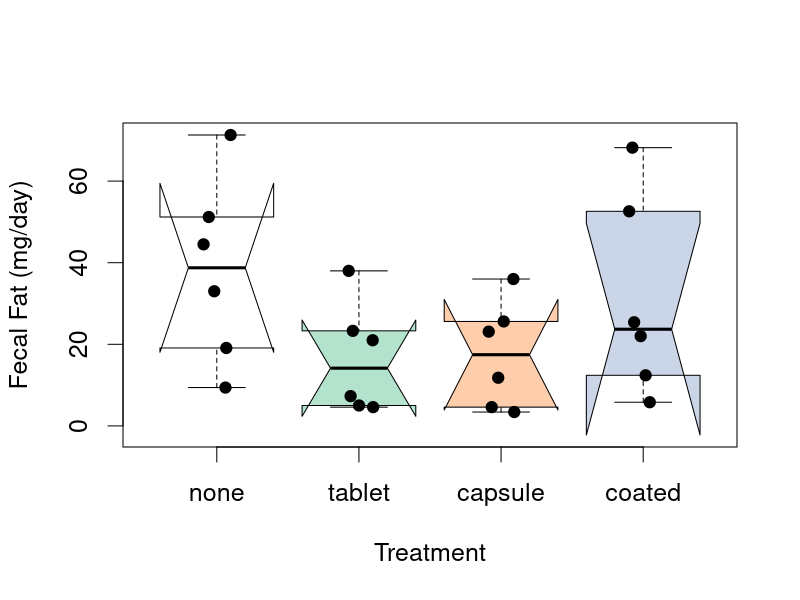
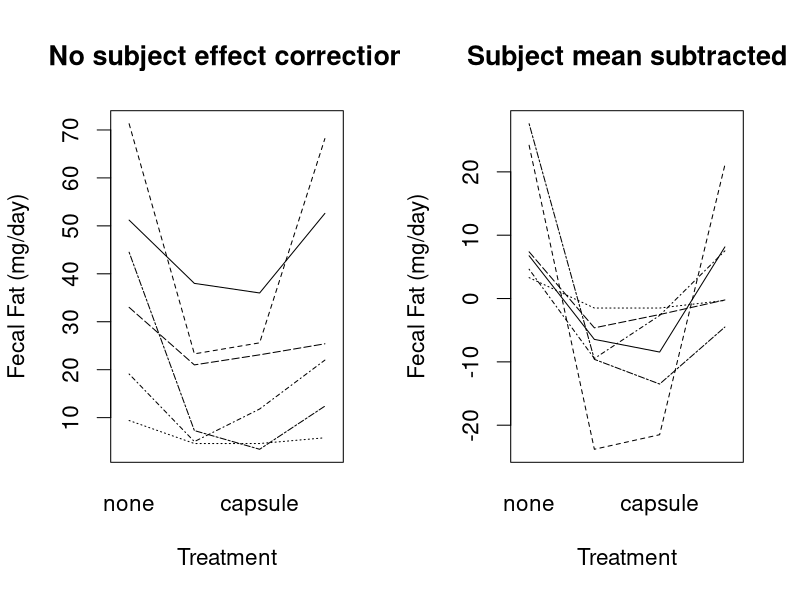

The R source for these figures, in order:
## ---- chunk 1
fecfat <- read.csv("fecfat.csv")
fecfat$pilltype <- factor(fecfat$pilltype, levels=c("none", "tablet", "capsule", "coated"))
fecfat$subject <- factor(fecfat$subject)
## ---- chunk 2
par(cex=1.5)
library(RColorBrewer)
# colors from display.brewer.all(n=3)
mycols <- c("white", brewer.pal(n=3, "Pastel2"))
boxplot(fecfat ~ pilltype, data=fecfat,
        notch=TRUE,
        col=mycols, 
        xlab="Treatment", ylab="Fecal Fat (mg/day)")
stripchart(fecfat ~ pilltype, data=fecfat, vertical=TRUE, pch=20,
           method="jitter", jitter=0.1, add=TRUE)
## ---- chunk 3
fit1way <- lm(fecfat ~ pilltype, data=fecfat)
## ---- chunk 4
library(xtable)
print(xtable(anova(fit1way), caption="One-way analysis of variance table for fecal fat dataset"), comment=FALSE)
##library(stargazer)
##stargazer(anova(fit1way), title="One-way analysis of variance results", style="all2", header=FALSE)
## ---- chunk 5
fecfat$fecfatminusmean <- residuals(lm(fecfat ~ subject, data=fecfat))
par(mfrow=c(1,2), cex=1.35)
interaction.plot(x.factor=fecfat$pilltype, 
                 trace.factor=fecfat$subject, 
                 response=fecfat$fecfat, 
                 xlab="Treatment", ylab="Fecal Fat (mg/day)",
                 main="No subject effect correction", legend=FALSE)
interaction.plot(x.factor=fecfat$pilltype, 
                 trace.factor=fecfat$subject, 
                 response=fecfat$fecfatminusmean, 
                 xlab="Treatment", ylab="Fecal Fat (mg/day)",
                 main="Subject mean subtracted", legend=FALSE)
## ---- chunk 6
fit1way <- lm(fecfat ~ pilltype, data=fecfat)
## ---- chunk 7
print(xtable::xtable(anova(fit1way), caption="One-way analysis of variance table for fecal fat dataset"), comment=FALSE)
## ---- chunk 8
fit2way <- lm(fecfat ~ subject + pilltype, data=fecfat)
## ---- chunk 9
print(xtable(anova(fit2way), label="2", caption="Two-way analysis of variance table. Note the similarity of the pilltype row."), comment=FALSE)
## ---- chunk 10
library(tidyr)
library(dplyr)
fecfat.wide <- fecfat %>% 
  select(-fecfatminusmean) %>%  #get rid of fecfatminusmean column
  spread(key=pilltype, value=fecfat) %>%
  mutate(MEAN = (none+tablet+capsule+coated)/4)
#print(xtable::xtable(fecfat.wide, digits=1, 
#                     caption="Wide version of fecal fat dataset"), 
#      comment=FALSE)
## ---- chunk 11
sum(residuals(fit2way)^2) / 15 / 4 #df=15, divided by 4 pilltypes
279.419 - 26.75 #var(SUBJECT_i)
## ---- chunk 12
sum(residuals(fit2way)^2) / 15 #df=15
